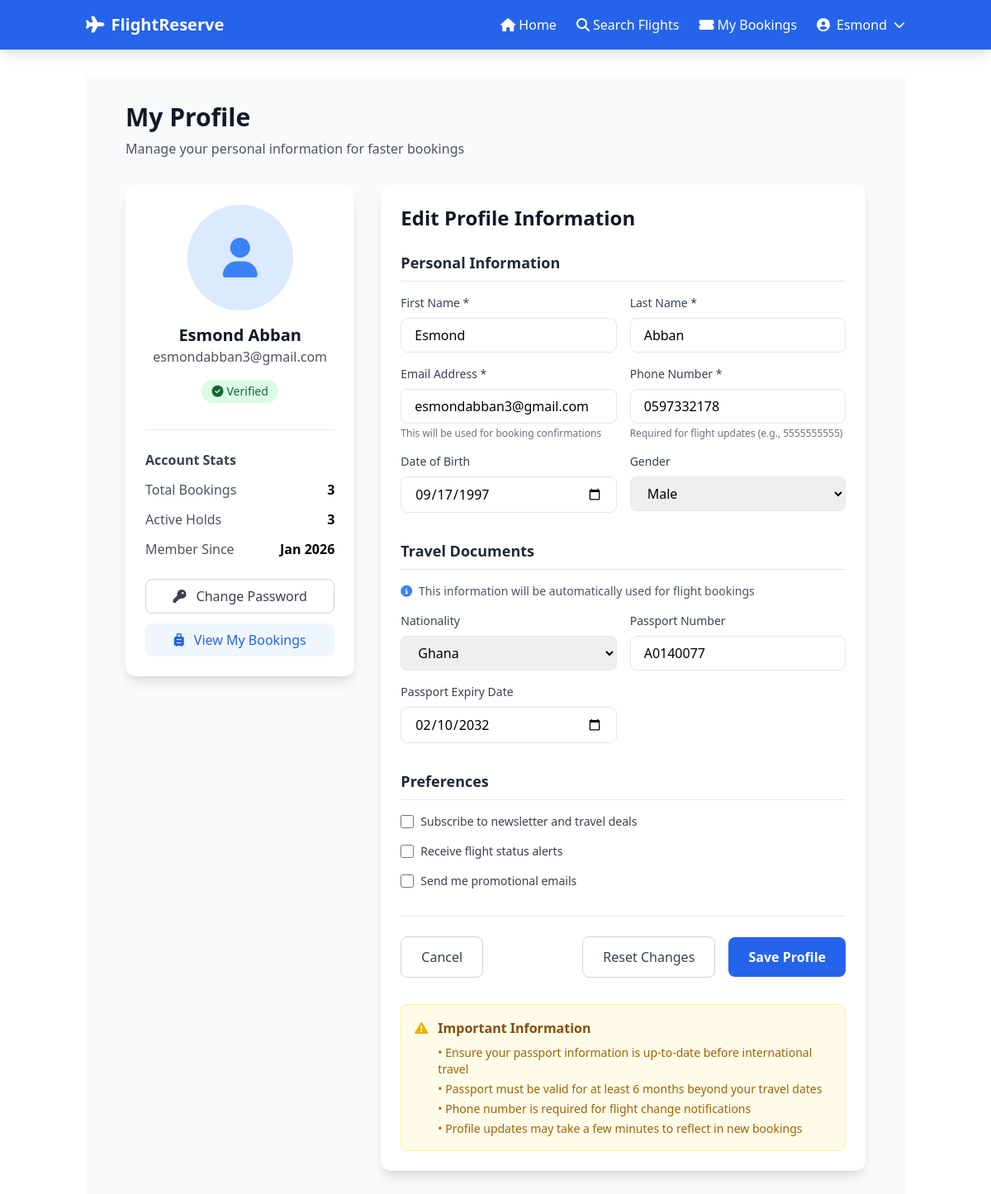
Page /profile/ (signed in) on the committed database.
### core_backend/models.py (models this page shows, shortened)
class CustomUser(AbstractUser):
    phone_number = models.CharField(max_length=20, blank=True)
    date_of_birth = models.DateField(null=True, blank=True)
    gender = models.CharField(max_length=10, choices=GenderChoices.choices, default=GenderChoices.OTHER)
    nationality = models.CharField(max_length=2, default='GH')
    passport_number = models.CharField(max_length=20, blank=True)
    passport_expiry = models.DateField(null=True, blank=True)
    is_verified = models.BooleanField(default=False)
    class Meta:
        db_table = 'custom_user'

### core_backend/views.py (the view, shortened to what this page needs)
# urls.py: path('profile/', views.profile_view, name='profile'),
@login_required
def profile_view(request):
    user = request.user
    total_bookings = user.reservations.count()
    active_holds = user.reservations.filter(status='HOLD').count()
    context = {
        'user': user,
        'stats': {
            'total_bookings': total_bookings,
            'active_holds': active_holds,
        }
    }
    return render(request, 'core/accounts/registration/profile.html', context)

### core_backend/templates/core/accounts/registration/profile.html (shortened to what this page needs)
{% extends 'base.html' %}
{% load static %}
{% block content %}
<div class="min-h-screen bg-gray-50 py-8 px-4 sm:px-6 lg:px-8">
    <div class="max-w-4xl mx-auto">
        <div class="mb-8">
            <h1 class="text-3xl font-bold text-gray-900">My Profile</h1>
            <p class="text-gray-600 mt-2">Manage your personal information for faster bookings</p>
        </div>
        <div class="grid grid-cols-1 lg:grid-cols-3 gap-8">
            <div class="lg:col-span-1">
                <div class="bg-white rounded-xl shadow-lg p-6">
                    <div class="text-center">
                        <div class="w-32 h-32 mx-auto rounded-full bg-blue-100 flex items-center justify-center mb-4">
                            <i class="fas fa-user text-5xl text-blue-500"></i>
                        </div>
                        <h2 class="text-xl font-bold text-gray-900">{{ user.get_full_name|default:user.username }}</h2>
                        <p class="text-gray-600">{{ user.email }}</p>
                        <div class="mt-4">
                            <span class="inline-flex items-center px-3 py-1 rounded-full text-sm font-medium {% if user.is_verified %}bg-green-100 text-green-800{% else %}bg-yellow-100 text-yellow-800{% endif %}">
                                {% if user.is_verified %}
                                <i class="fas fa-check-circle mr-1"></i> Verified
                                {% else %}
                                <i class="fas fa-clock mr-1"></i> Pending Verification
                                {% endif %}
                            </span>
                        </div>
                    </div>
                    <div class="mt-8 border-t pt-6">
                        <h3 class="font-semibold text-gray-700 mb-3">Account Stats</h3>
                        <div class="space-y-3">
                            <div class="flex justify-between items-center">
                                <span class="text-gray-600">Total Bookings</span>
                                <span class="font-semibold">{{ stats.total_bookings }}</span>
                            </div>
                            <div class="flex justify-between items-center">
                                <span class="text-gray-600">Active Holds</span>
                                <span class="font-semibold">{{ stats.active_holds }}</span>
                            </div>
                            <div class="flex justify-between items-center">
                                <span class="text-gray-600">Member Since</span>
                                <span class="font-semibold">{{ user.date_joined|date:"M Y" }}</span>
                            </div>
                        </div>
                    </div>
                    <div class="mt-6">
                        <a href="{% url 'reset_password' %}" class="block w-full text-center px-4 py-2 border border-gray-300 rounded-lg text-gray-700 hover:bg-gray-50 mb-3">
                            <i class="fas fa-key mr-2"></i> Change Password
                        </a>
                        <a href="{% url 'my_bookings' %}" class="block w-full text-center px-4 py-2 bg-blue-50 text-blue-600 rounded-lg hover:bg-blue-100">
                            <i class="fas fa-suitcase-rolling mr-2"></i> View My Bookings
                        </a>
                    </div>
                </div>
            </div>
            <div class="lg:col-span-2">
                <div class="bg-white rounded-xl shadow-lg p-6">
                    <h2 class="text-2xl font-bold text-gray-900 mb-6">Edit Profile Information</h2>
                    <form method="POST" action="{% url 'profile' %}">
                        <div class="mb-8">
                            <h3 class="text-lg font-semibold mb-4 text-gray-800 border-b pb-2">Personal Information</h3>
                            <div class="grid grid-cols-1 md:grid-cols-2 gap-4">
                                <div>
                                    <label class="block text-sm font-medium text-gray-700 mb-2">First Name *</label>
                                    <input type="text" name="first_name" value="{{ user.first_name }}"
                                           class="w-full px-4 py-2 border rounded-lg focus:ring-2 focus:ring-blue-500 focus:border-blue-500" required>
                                </div>
                                <div>
                                    <label class="block text-sm font-medium text-gray-700 mb-2">Last Name *</label>
                                    <input type="text" name="last_name" value="{{ user.last_name }}"
                                           class="w-full px-4 py-2 border rounded-lg focus:ring-2 focus:ring-blue-500 focus:border-blue-500" required>
                                </div>
                                <div>
                                    <label class="block text-sm font-medium text-gray-700 mb-2">Email Address *</label>
                                    <input type="email" name="email" value="{{ user.email }}"
                                           class="w-full px-4 py-2 border rounded-lg focus:ring-2 focus:ring-blue-500 focus:border-blue-500" required>
                                    <p class="text-xs text-gray-500 mt-1">This will be used for booking confirmations</p>
                                </div>
                                <div>
                                    <label class="block text-sm font-medium text-gray-700 mb-2">Phone Number *</label>
                                    <input type="tel" name="phone_number" value="{{ user.phone_number|default:'' }}"
                                           class="w-full px-4 py-2 border rounded-lg focus:ring-2 focus:ring-blue-500 focus:border-blue-500" required>
                                    <p class="text-xs text-gray-500 mt-1">Required for flight updates (e.g., 5555555555)</p>
                                </div>
                                <div>
                                    <label class="block text-sm font-medium text-gray-700 mb-2">Date of Birth</label>
                                    <input type="date" name="date_of_birth" value="{{ user.date_of_birth|date:'Y-m-d'|default:'' }}"
                                           class="w-full px-4 py-2 border rounded-lg focus:ring-2 focus:ring-blue-500 focus:border-blue-500">
                                </div>
                                <div>
                                    <label class="block text-sm font-medium text-gray-700 mb-2">Gender</label>
                                    <select name="gender" class="w-full px-4 py-2 border rounded-lg focus:ring-2 focus:ring-blue-500 focus:border-blue-500">
                                        <option value="MALE" {% if user.gender == 'MALE' %}selected{% endif %}>Male</option>
                                    </select>
                                </div>
                            </div>
                        </div>
                        <div class="mb-8">
                            <h3 class="text-lg font-semibold mb-4 text-gray-800 border-b pb-2">Travel Documents</h3>
                            <p class="text-sm text-gray-600 mb-4">
                                <i class="fas fa-info-circle text-blue-500 mr-1"></i>
                                This information will be automatically used for flight bookings
                            </p>
                            <div class="grid grid-cols-1 md:grid-cols-2 gap-4">
                                <div>
                                    <label class="block text-sm font-medium text-gray-700 mb-2">Nationality</label>
                                    <select name="nationality" class="w-full px-4 py-2 border rounded-lg focus:ring-2 focus:ring-blue-500 focus:border-blue-500">
                                        <option value="GH" {% if user.nationality == 'GH' %}selected{% endif %}>Ghana</option>
                                    </select>
                                </div>
                                <div>
                                    <label class="block text-sm font-medium text-gray-700 mb-2">Passport Number</label>
                                    <input type="text" name="passport_number" value="{{ user.passport_number|default:'' }}"
                                           class="w-full px-4 py-2 border rounded-lg focus:ring-2 focus:ring-blue-500 focus:border-blue-500">
                                </div>
                                <div>
                                    <label class="block text-sm font-medium text-gray-700 mb-2">Passport Expiry Date</label>
                                    <input type="date" name="passport_expiry" value="{{ user.passport_expiry|date:'Y-m-d'|default:'' }}"
                                           class="w-full px-4 py-2 border rounded-lg focus:ring-2 focus:ring-blue-500 focus:border-blue-500">
                                </div>
                            </div>
                        </div>
                        <div class="mb-8">
                            <h3 class="text-lg font-semibold mb-4 text-gray-800 border-b pb-2">Preferences</h3>
                            <div class="space-y-4">
                                <div class="flex items-center">
                                    <input type="checkbox" id="newsletter" name="newsletter" class="h-4 w-4 text-blue-600" {% if user.profile.newsletter %}checked{% endif %}>
                                    <label for="newsletter" class="ml-2 text-sm text-gray-700">
                                        Subscribe to newsletter and travel deals
                                    </label>
                                </div>
                                <div class="flex items-center">
                                    <input type="checkbox" id="flight_alerts" name="flight_alerts" class="h-4 w-4 text-blue-600" {% if user.profile.flight_alerts %}checked{% endif %}>
                                    <label for="flight_alerts" class="ml-2 text-sm text-gray-700">
                                        Receive flight status alerts
                                    </label>
                                </div>
                                <div class="flex items-center">
                                    <input type="checkbox" id="promo_emails" name="promo_emails" class="h-4 w-4 text-blue-600" {% if user.profile.promo_emails %}checked{% endif %}>
                                    <label for="promo_emails" class="ml-2 text-sm text-gray-700">
                                        Send me promotional emails
                                    </label>
                                </div>
                            </div>
                        </div>
                        <div class="flex justify-between items-center pt-6 border-t">
                            <a href="{% url 'home' %}" class="px-6 py-3 border border-gray-300 text-gray-700 rounded-lg hover:bg-gray-50">
                                Cancel
                            </a>
                            <div class="space-x-3">
                                <button type="reset" class="px-6 py-3 border border-gray-300 text-gray-700 rounded-lg hover:bg-gray-50">
                                    Reset Changes
                                </button>
                                <button type="submit" class="px-6 py-3 bg-blue-600 text-white font-semibold rounded-lg hover:bg-blue-700">
                                    Save Profile
                                </button>
                            </div>
                        </div>
                    </form>
                    <div class="mt-8 p-4 bg-yellow-50 border border-yellow-200 rounded-lg">
                        <div class="flex">
                            <i class="fas fa-exclamation-triangle text-yellow-500 mt-1 mr-3"></i>
                            <div>
                                <h4 class="font-semibold text-yellow-800">Important Information</h4>
                                <ul class="mt-2 text-sm text-yellow-700 space-y-1">
                                    <li>• Ensure your passport information is up-to-date before international travel</li>
                                    <li>• Passport must be valid for at least 6 months beyond your travel dates</li>
                                    <li>• Phone number is required for flight change notifications</li>
                                    <li>• Profile updates may take a few minutes to reflect in new bookings</li>
                                </ul>
                            </div>
                        </div>
                    </div>
                </div>
            </div>
        </div>
    </div>
</div>
{% endblock %}

### core_backend/templates/partials/nav.html (shortened to what this page needs)
<nav class="bg-blue-600 shadow-lg">
    <div class="container mx-auto px-4">
        <div class="flex justify-between items-center py-4">
            <a href="{% url 'home' %}" class="flex items-center space-x-2 text-white text-xl font-bold">
                <i class="fas fa-plane"></i>
                <span>FlightReserve</span>
            </a>
            <div class="hidden md:flex items-center space-x-6">
                <ul class="flex items-center space-x-6">
                    <li>
                        <a href="{% url 'home' %}" class="text-white hover:text-blue-200 flex items-center space-x-1">
                            <i class="fas fa-home"></i>
                            <span>Home</span>
                        </a>
                    </li>
                    <li>
                        <a href="{% url 'flight_search' %}" class="text-white hover:text-blue-200 flex items-center space-x-1">
                            <i class="fas fa-search"></i>
                            <span>Search Flights</span>
                        </a>
                    </li>
                    {% if user.is_authenticated %}
                    <li>
                        <a href="{% url 'my_bookings' %}" class="text-white hover:text-blue-200 flex items-center space-x-1">
                            <i class="fas fa-ticket-alt"></i>
                            <span>My Bookings</span>
                        </a>
                    </li>
                    {% endif %}
                </ul>
                <div class="relative">
                    {% if user.is_authenticated %}
                    <div class="dropdown">
                        <button class="dropdown-toggle text-white hover:text-blue-200 flex items-center space-x-2">
                            <i class="fas fa-user-circle"></i>
                            <span>{{ user.first_name|default:user.username }}</span>
                            <i class="fas fa-chevron-down text-sm"></i>
                        </button>
                    </div>
                    {% endif %}
                </div>
            </div>
        </div>
    </div>
</nav>

### rows in the picture
CustomUser: first_name "Esmond", get_full_name "Esmond Abban", email "esmondabban3@gmail.com", date_joined "Jan 2026", last_name "Abban", phone_number "0597332178", date_of_birth "09/17/1997", gender "Male", nationality "Ghana", passport_number "A0140077", passport_expiry "02/10/2032"

### other values in the picture
{{ stats.total_bookings }} "3"
{{ stats.active_holds }} "3"
